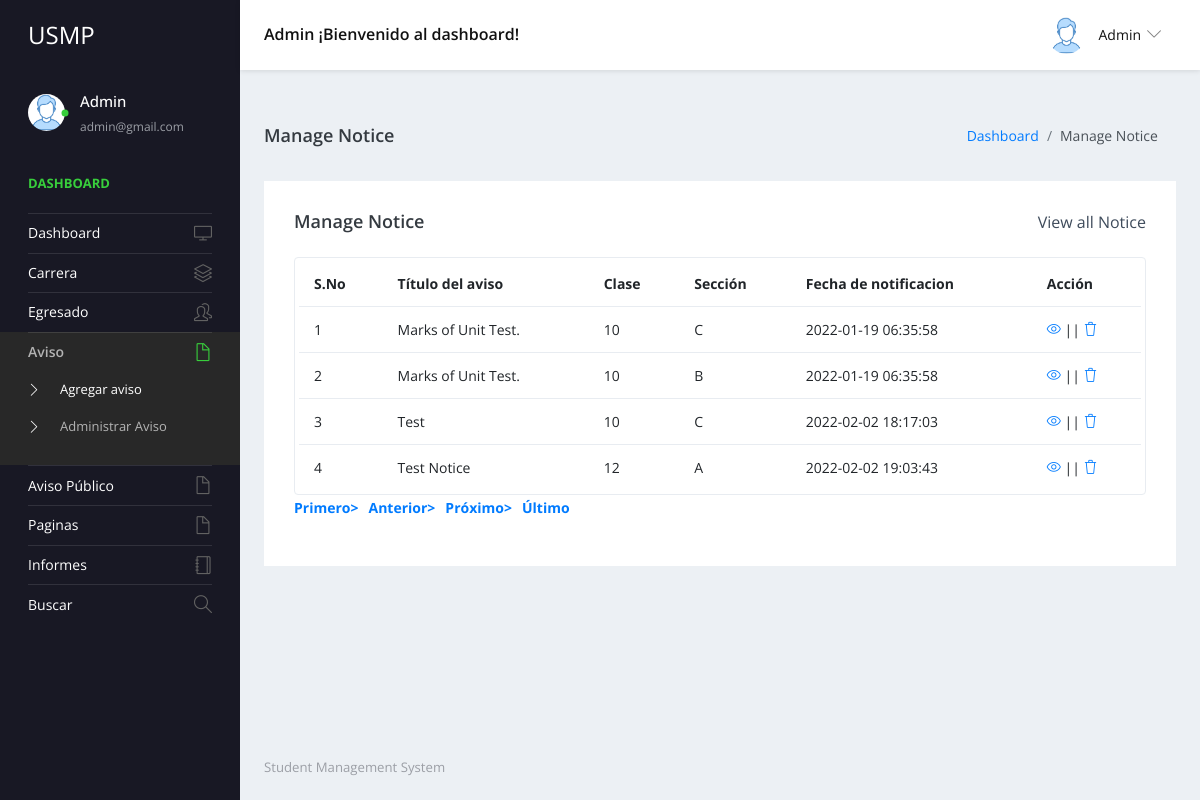
The app's page /studentms/admin/manage-notice.php (signed in), older data.
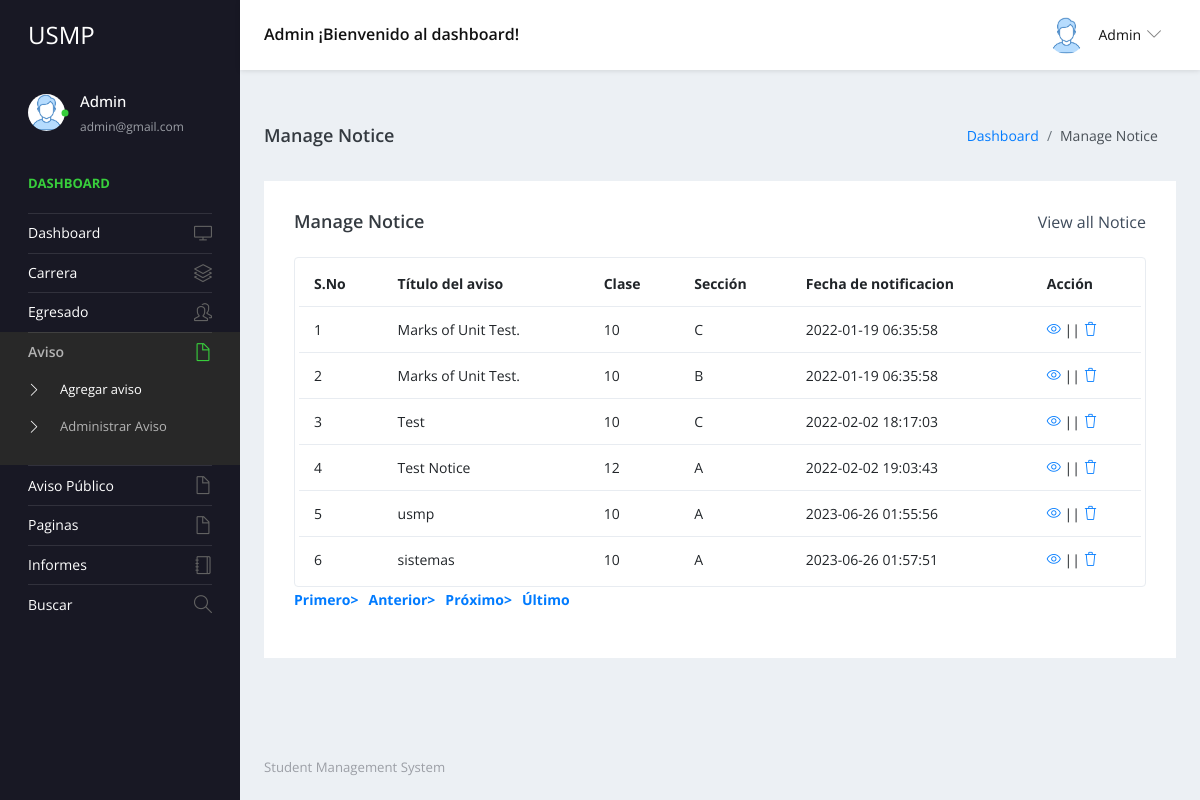
The same page, newer data.
### tables this page shows
CREATE TABLE `tblnotice` (
  `ID` int(5) NOT NULL,
  `NoticeTitle` mediumtext DEFAULT NULL,
  `ClassId` int(10) DEFAULT NULL,
  `NoticeMsg` mediumtext DEFAULT NULL,
  `CreationDate` timestamp NULL DEFAULT current_timestamp()
);

CREATE TABLE `tblclass` (
  `ID` int(5) NOT NULL,
  `ClassName` varchar(50) DEFAULT NULL,
  `Section` varchar(20) DEFAULT NULL,
  `CreationDate` timestamp NULL DEFAULT current_timestamp()
);

### studentms/admin/manage-notice.php (the view, shortened to what the changed rows need)
<?php
include('includes/dbconnection.php');
if (strlen($_SESSION['sturecmsaid']==0)) {
  header('location:logout.php');
  } else{
?>
<!DOCTYPE html>
<html lang="en">
  <head>
    <link rel="stylesheet" href="vendors/simple-line-icons/css/simple-line-icons.css">
    <link rel="stylesheet" href="vendors/flag-icon-css/css/flag-icon.min.css">
    <link rel="stylesheet" href="vendors/css/vendor.bundle.base.css">
    <link rel="stylesheet" href="./vendors/daterangepicker/daterangepicker.css">
    <link rel="stylesheet" href="./vendors/chartist/chartist.min.css">
    <link rel="stylesheet" href="./css/style.css">
  </head>
  <body>
    <div class="container-scroller">
     <?php include_once('includes/header.php');?>
      <div class="container-fluid page-body-wrapper">
        <?php include_once('includes/sidebar.php');?>
        <div class="main-panel">
          <div class="content-wrapper">
            <div class="row">
              <div class="col-md-12 grid-margin stretch-card">
                <div class="card">
                  <div class="card-body">
                    <div class="table-responsive border rounded p-1">
                      <table class="table">
                        <thead>
                          <tr>
                            <th class="font-weight-bold">S.No</th>
                            <th class="font-weight-bold">Título del aviso</th>
                            <th class="font-weight-bold">Clase</th>
                            <th class="font-weight-bold">Sección</th>
                            <th class="font-weight-bold">Fecha de notificacion</th>
                            <th class="font-weight-bold">Acción</th>
                          </tr>
                        </thead>
                        <tbody>
                           <?php
                           if (isset($_GET['pageno'])) {
            $pageno = $_GET['pageno'];
        } else {
            $pageno = 1;
        }
        $no_of_records_per_page =15;
        $offset = ($pageno-1) * $no_of_records_per_page;
$sql="SELECT tblclass.ID,tblclass.ClassName,tblclass.Section,tblnotice.NoticeTitle,tblnotice.CreationDate,tblnotice.ClassId,tblnotice.ID as nid from tblnotice join tblclass on tblclass.ID=tblnotice.ClassId LIMIT $offset, $no_of_records_per_page";
$query = $dbh -> prepare($sql);
$query->execute();
$results=$query->fetchAll(PDO::FETCH_OBJ);
$cnt=1;
if($query->rowCount() > 0)
{
foreach($results as $row)
{               ?>
                          <tr>
                            <td><?php echo htmlentities($cnt);?></td>
                            <td><?php  echo htmlentities($row->NoticeTitle);?></td>
                            <td><?php  echo htmlentities($row->ClassName);?></td>
                            <td><?php  echo htmlentities($row->Section);?></td>
                            <td><?php  echo htmlentities($row->CreationDate);?></td>
                            <td>
                              <div><a href="edit-notice-detail.php?editid=<?php echo htmlentities ($row->ID);?>"><i class="icon-eye"></i></a>
                                                || <a href="manage-notice.php?delid=<?php echo ($row->ID);?>" onclick="return confirm('Do you really want to Delete ?');"> <i class="icon-trash"></i></a></div>
                            </td>
                          </tr><?php $cnt=$cnt+1;}} ?>
                        </tbody>
                      </table>
                    </div>
                  </div>
                </div>
              </div>
            </div>
          </div>
        </div>
      </div>
    </div>
  </body>
</html><?php }  ?>

### studentms/admin/includes/header.php (shortened to what the changed rows need)
 <nav class="navbar default-layout-navbar col-lg-12 col-12 p-0 fixed-top d-flex flex-row">
        </div><?php
         $aid= $_SESSION['sturecmsaid'];
$sql="SELECT * from tbladmin where ID=:aid";
$query = $dbh -> prepare($sql);
$query->bindParam(':aid',$aid,PDO::PARAM_STR);
$query->execute();
$results=$query->fetchAll(PDO::FETCH_OBJ);
$cnt=1;
if($query->rowCount() > 0)
{
foreach($results as $row)
{               ?>
        <div class="navbar-menu-wrapper d-flex align-items-center flex-grow-1">
          <h5 class="mb-0 font-weight-medium d-none d-lg-flex"><?php  echo htmlentities($row->AdminName);?> ¡Bienvenido al dashboard!</h5>
          <ul class="navbar-nav navbar-nav-right ml-auto">
            <li class="nav-item dropdown d-none d-xl-inline-flex user-dropdown">
              <a class="nav-link dropdown-toggle" id="UserDropdown" href="#" data-toggle="dropdown" aria-expanded="false">
                <img class="img-xs rounded-circle ml-2" src="images/faces/face8.jpg" alt="Profile image"> <span class="font-weight-normal"> <?php  echo htmlentities($row->AdminName);?> </span></a>
                <?php $cnt=$cnt+1;}} ?>
            </li>
          </ul>
        </div>
      </nav>

### studentms/admin/includes/sidebar.php (shortened to what the changed rows need)
<nav class="sidebar sidebar-offcanvas" id="sidebar">
          <ul class="nav">
            <li class="nav-item nav-profile">
              <a href="#" class="nav-link">
                <div class="text-wrapper">
                  <?php
         $aid= $_SESSION['sturecmsaid'];
$sql="SELECT * from tbladmin where ID=:aid";
$query = $dbh -> prepare($sql);
$query->bindParam(':aid',$aid,PDO::PARAM_STR);
$query->execute();
$results=$query->fetchAll(PDO::FETCH_OBJ);
$cnt=1;
if($query->rowCount() > 0)
{
foreach($results as $row)
{               ?>
                  <p class="profile-name"><?php  echo htmlentities($row->AdminName);?></p>
                  <p class="designation"><?php  echo htmlentities($row->Email);?></p><?php $cnt=$cnt+1;}} ?>
                </div>
              </a>
            </li>
          </ul>
        </nav>

Row changes from the older to the newer data that the page shows:
added tblnotice: NoticeTitle "usmp", ClassId.ClassName "10", ClassId.Section "A", CreationDate "2023-06-26 01:55:56"
added tblnotice: NoticeTitle "sistemas", ClassId.ClassName "10", ClassId.Section "A", CreationDate "2023-06-26 01:57:51"
